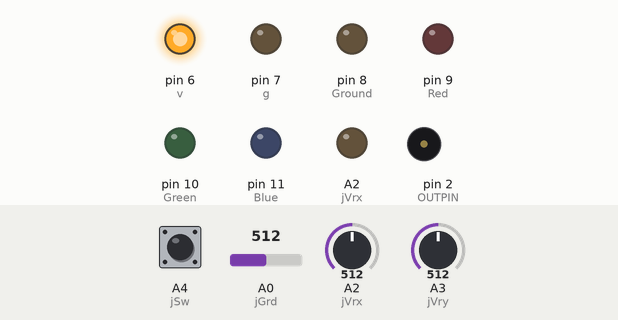
A sketch run on a simulated Arduino Uno, built with avr-gcc and run on an emulated ATmega328P. On the bench: output pins drawn as LEDs (lit = HIGH), buzzer (waves = sounding). Inputs (shaded band) come from the test bench; at power-on: A0 (jGrd) = 512, A2 (jVrx) = 512, A3 (jVry) = 512, A4 (jSw) HIGH. Pins used as bus, display or sensor lines are not drawn; what the sketch prints to the serial monitor is not drawn.

Above: at 1.8 s.
1.9 s: A0 (jGrd) set to 317
At 2.77 s:
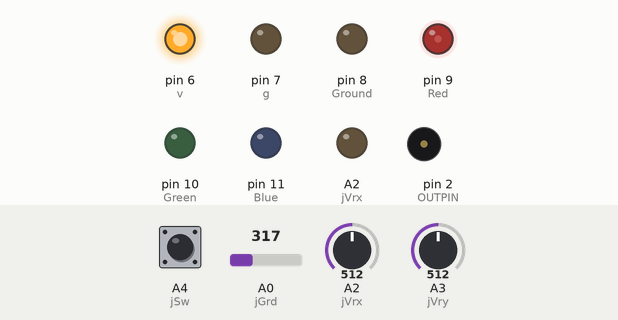
5.4 s: A0 (jGrd) set to 288
At 5.9 s:
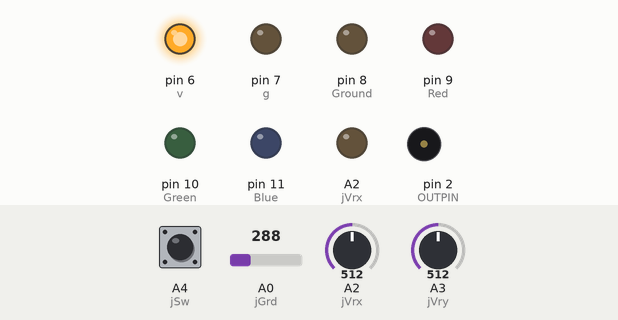
Timing chart, 0 to 8.4 s (numbered marks = the images above; inputs shaded):
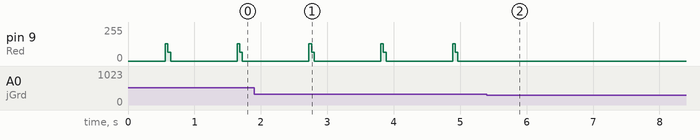

Measured:
- the behaviour switches between 301 and 300 on A0 (jGrd) (found by bisection; images 1 and 2)
- after the input at 5.4 s, pin 9 (Red): stops changing and stays 0/255
- by itself, pin 9 (Red): repeats every 1.1 s: 64/255 0.04 s, 0/255 1.0 s, 128/255 0.04 s

The sketch:

Test_2.ino
```cpp
#define C 261 // 도
#define D 294 // 레
#define E 330 // 미
#define F 349 // 파
#define G 392 // 솔
#define A 440 // 라
#define B 493 // 시
#define Ch 523 // 도

// 조이스틱
int jGrd = A0;
int jVcc = A1;
int jVrx = A2;
int jVry = A3;
int jSw = A4;

int x = 0;
int y = 0;
int sw = 0;
int mx = 0;
int my = 0;

// 부저
int GNDPIN = 0;
int VCCPIN = 1;
int OUTPIN = 2;

int a[8] = {261,294,330,349,392,440,493,523};

// LED
int Ground = 8;
int Red = 9;
int Green = 10;
int Blue = 11;

// 조도센서
int sensor = A0;
int vcc = A1;
int gnd = A2;

// 버튼
int btn = 5; // S signal
int v = 6; // VCC = 5V
int g = 7; // GND = 0V

// 필요한 변수
int newa = 0;
int newb = 0;

int olda = 0;
int oldb = 0;

int count = 0;

int memu = 3; // 메뉴
int i = 0;

void setup() {
  // 조이스틱
pinMode(jGrd, OUTPUT);
  pinMode(jVcc, OUTPUT);
  pinMode(jVrx, INPUT);
  pinMode(jVry, INPUT);
  pinMode(jSw, INPUT_PULLUP); // pullup = 디지털에서만

  digitalWrite(jGrd, LOW);
  digitalWrite(jVcc, HIGH);

  // 부저
  pinMode(GNDPIN, OUTPUT);
  pinMode(OUTPIN, OUTPUT);

  digitalWrite(GNDPIN, LOW);

  // LED
  pinMode(Ground, OUTPUT);
  pinMode(Red, OUTPUT);
  pinMode(Green, OUTPUT);
  pinMode(Blue, OUTPUT);

  digitalWrite(Ground, LOW);

  // 조도센서
  pinMode(vcc, OUTPUT);
  pinMode(gnd, OUTPUT);
  pinMode(sensor, INPUT);

  digitalWrite(vcc, HIGH);
  digitalWrite(gnd, LOW);

  // 버튼
  pinMode(btn, INPUT_PULLUP); // 디지털을 사용하겠다는 것
  pinMode(v, OUTPUT);
  pinMode(g, OUTPUT);

  digitalWrite(v, HIGH);
  digitalWrite(g, LOW);

  // 시리얼 통신
  Serial.begin(9600);
}

void loop() {
  // 조이스틱
  mx = map(analogRead(jVrx), 0, 1023, -5, 6);
  my = map(analogRead(jVry), 0, 1023, 5, -6);
  sw = digitalRead(jSw);

  if(!sw)
  {
    Serial.println("STOP");
    x=0;
    y=0;
    delay(500);
  }
  else
  {
    x+=mx;
    y+=my;
  }

  if(x == 0 && y == 0)
  {
    Serial.println("중간");
  }
  else if (x == 0 && y > 1)
  {
    Serial.println("위");
  }
  else if (x > 1 && y == 0)
  {
    Serial.println("오른쪽");
  }
  else if (x < 0 && y == 0)
  {
    Serial.println("왼쪽");
  }
  else if (x == 0 && y < 0)
  {
    Serial.println("아래");
  }

  Serial.print("location : (");
  Serial.print(x);
  Serial.print(", ");
  Serial.print(y);
  Serial.println(")");

  x=0;
  y=0;

  delay(500);

  // 조도 센서
  int val = analogRead(sensor);

  if(memu == 1){ // 왼쪽, 멜로디
    for(int i=0; i<8; i++)
    {
      tone(OUTPIN, a[i]);
      delay(1000);
      noTone(OUTPIN);
    }
  }
  else if(memu == 2){ // 무드등
    if(digitalRead(btn) == 0){
      i++;
      if(i > 3)
      {
        i = i-4;
      }
      if(i == 1){ // 빨간색
        analogWrite(Red, 255);
        analogWrite(Blue, 0);
        analogWrite(Green, 0);
      }
      else if(i == 2){ // 초록색
        analogWrite(Red, 0);
        analogWrite(Green, 255);
        analogWrite(Blue, 0);
      }
      else if(i == 3){ // 파란색
        analogWrite(Red, 0);
        analogWrite(Green, 0);
        analogWrite(Blue, 255);
      }
      else if(i == 0){ // 꺼짐
        analogWrite(Red, 0);
        analogWrite(Blue, 0);
        analogWrite(Green, 0);
      }
    }
  }

  else if(memu == 3){ // 보안 빨간불 깜빡
    if (val > 300){
      for(int i = 0; i < 8; i++){
        tone(OUTPIN, 330);
        noTone(OUTPIN);
        analogWrite(Red, 255);
        delay(5);
        analogWrite(Red, 0);
        delay(5);
      }
    }
    else{
      analogWrite(Red, 0);
    }
  }

  else if(memu == 4){ // 가로등
    if (val > 300){
      analogWrite(Blue, 255);
    }
    else{
      analogWrite(Blue, 0);
    }
  }

  delay(500);
}
```
